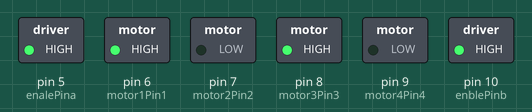
Bench run of a sketch on a simulated Arduino Uno, built with avr-gcc and run on an emulated ATmega328P. Parts: switched loads named in the sketch (green lamp = pin HIGH).

Above: at 0.1 s.
At 0.45 s:
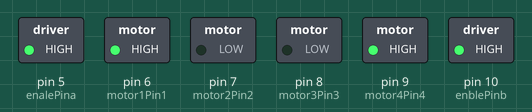
At 1.15 s:
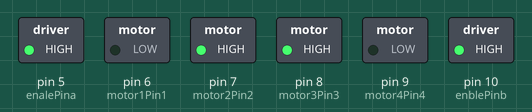
At 2.7 s:
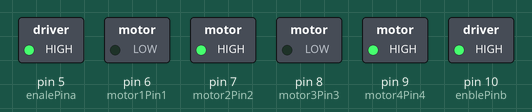
Timing chart, 0 to 3.0 s (numbered marks = the images above):
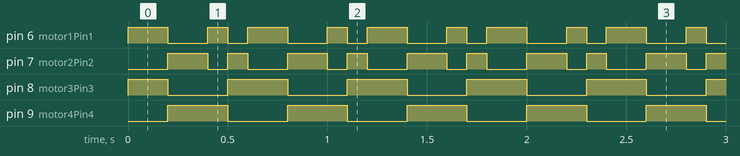

The sketch:

MotorControler.ino
```cpp
#include "Arduino.h"
int speed1 = 1.5;
float motorConstA = 26;
float motorConstB = 26;

// Define motor pins
const int motor1Pin1 = 6;
const int motor2Pin2 = 7;
const int motor3Pin3 = 8;
const int motor4Pin4 = 9;
const int enalePina = 5;
const int enblePinb = 10;

void setup() {
  // Set all the motor control pins to outputs
  pinMode(motor1Pin1, OUTPUT);
  pinMode(motor2Pin2, OUTPUT);
  pinMode(motor3Pin3, OUTPUT);
  pinMode(motor4Pin4, OUTPUT);
  pinMode(enalePina, OUTPUT);
  pinMode(enblePinb, OUTPUT);

  // Set initial speed
  analogWrite(enalePina, 255);
  analogWrite(enblePinb, 255);
}

void loop() {
  // Move forward
  digitalWrite(motor1Pin1, HIGH);
  digitalWrite(motor2Pin2, LOW);
  digitalWrite(motor3Pin3, HIGH);
  digitalWrite(motor4Pin4, LOW);
  delay(200);

  // Move backward
  digitalWrite(motor1Pin1, LOW);
  digitalWrite(motor2Pin2, HIGH);
  digitalWrite(motor3Pin3, LOW);
  digitalWrite(motor4Pin4, HIGH);
  delay(200);

  // Turn right
  digitalWrite(motor1Pin1, HIGH);
  digitalWrite(motor2Pin2, LOW);
  digitalWrite(motor3Pin3, LOW);
  digitalWrite(motor4Pin4, HIGH);
  delay(100);

  // Turn left
  digitalWrite(motor1Pin1, LOW);
  digitalWrite(motor2Pin2, HIGH);
  digitalWrite(motor3Pin3, HIGH);
  digitalWrite(motor4Pin4, LOW);
  delay(100);
}
```

Measured:
- by itself, pin 6 (motor1Pin1): repeats every 0.60 s: LOW 0.20 s, HIGH 0.10 s, LOW 0.10 s, HIGH 0.20 s
- by itself, pin 7 (motor2Pin2): repeats every 0.60 s: LOW 0.10 s, HIGH 0.10 s, LOW 0.20 s, HIGH 0.20 s
- by itself, pin 8 (motor3Pin3): repeats every 0.60 s: LOW 0.30 s, HIGH 0.30 s
- by itself, pin 9 (motor4Pin4): alternates HIGH for 0.30 s and LOW for 0.30 s
